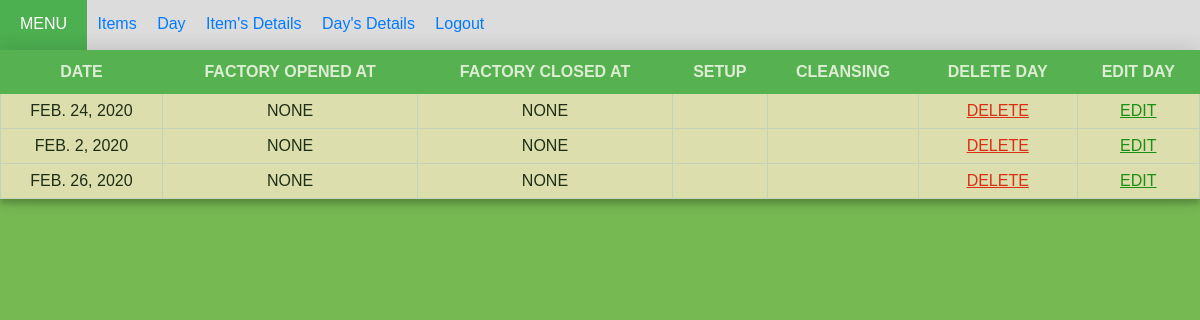
The app's page /todays_detail/ (signed in), older data.
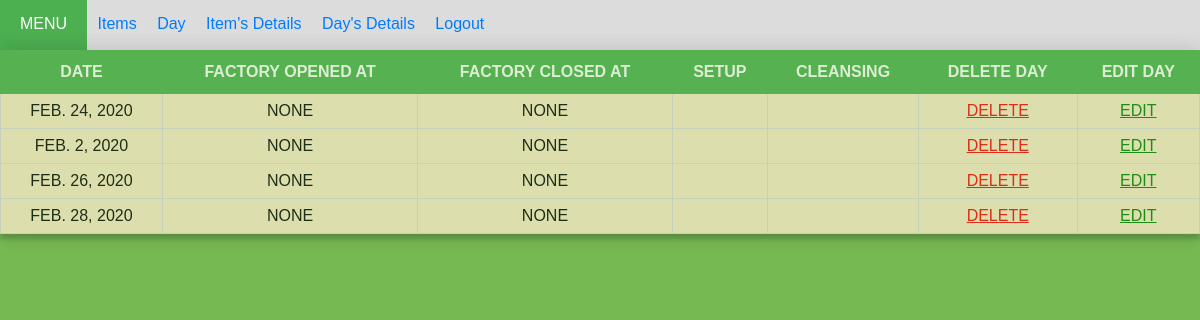
The same page, newer data.
### cal/models.py (models this page shows, shortened)
class days(models.Model):
    date = models.DateField(default = date.today, unique=True)
    fact_open_time = models.TimeField(blank=True, null=True)
    fact_close_time = models.TimeField(blank=True, null=True)
    setup = models.CharField(max_length=1000, blank=True, null=True)
    cleansing = models.CharField(max_length=1000, blank=True, null=True)
    user_id = models.ForeignKey(User, on_delete=models.CASCADE, null=True)

### cal/views.py (the view)
# urls.py: path('todays_detail/', views.todays_detail, name='todays_detail'),
@login_required(login_url='login')
def todays_detail(request):
    all_items = days.objects.filter(user_id=request.user)
    return render(request, 'todays_detail.html', {'all_items': all_items})

### cal/templates/todays_detail.html (shortened to what this page needs)
{% load static %}
<!DOCTYPE html>
<html>
    <head>
        <link href="{% static  'css/todays_detail.css' %}" type="text/css" rel="stylesheet">
    </head>
    <body>
        <header>
            <div>
            <nav class="nav">
                    <a class="menu">MENU </a>
                    <a class="nav-item" href="{% url 'home' %}">Items</a>
                    <a class="nav-item" href="{% url 'day' %}">Day</a>
                    <a class="nav-item" href="{% url 'show' %}">Item's Details</a>
                    <a class="nav-item" href="{% url 'todays_detail' %}">Day's Details</a>
                    <a class="nav-item" href="{% url 'logout' %}">Logout</a>
            </nav>
        </header>
        <table class="container">
            <tr>
                <th>Date</th>
                <th>Factory Opened At</th>
                <th>Factory Closed At</th>
                <th>Setup</th>
                <th>Cleansing</th>
                <th>delete day</th>
                <th>edit day</th>
            </tr>
            {% if all_items %}
                {% for things in all_items %}
            <tr class="table-secondary">
                <td class="striker">{{ things.date }}</td>
                <td class="striker">{{ things.fact_open_time }}</td>
                <td class="striker">{{ things.fact_close_time }}</td>
                <td class="notess">{{ things.setup }}</td>
                <td class="notess">{{ things.cleansing }}</td>
                <td class="delete"><center><a href="{% url 'delete_day' things.id %}">delete</a></center></td>
                <td class="edit"><center><a href="{% url 'edit_day' things.id %}">edit</a></center></td>
            </tr>
                {% endfor %}
          {% endif %}
        </table>
    </body>
</html>

Row changes from the older to the newer data that the page shows:
added days: date "FEB. 28, 2020", fact_open_time "NONE", fact_close_time "NONE"
